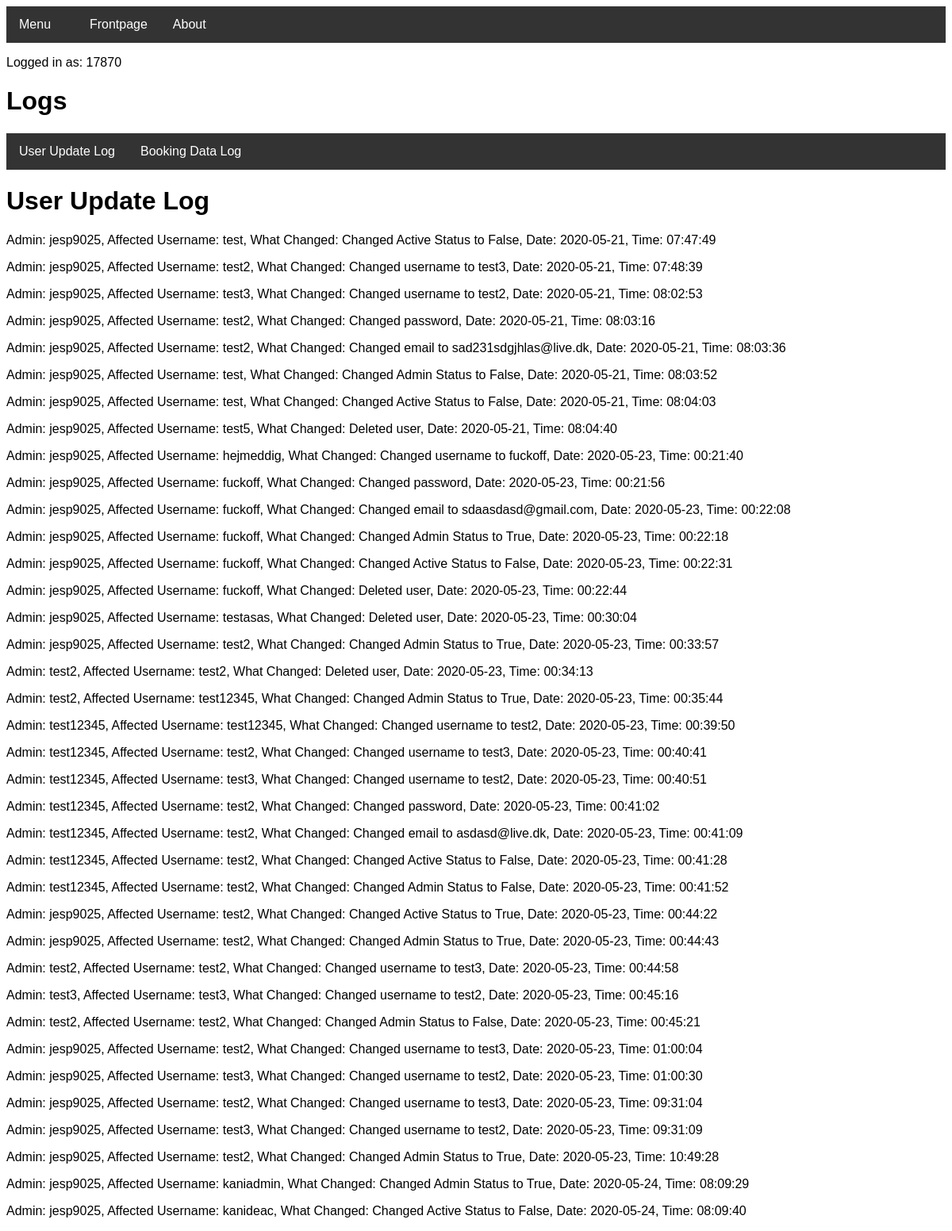
/userdatalog (signed in), run on the app's committed database.
### tables this page shows
CREATE TABLE UpdateUserData (updateuserdata_admin STRING, updateuserdata_affected_user STRING, updateuserdata_what_changed STRING, updateuserdata_date DATE, updateuserdata_time TIME);

### routes.py (the view)
@app.route("/userdatalog")
def userdatalog():
    if "name" not in session:
        return redirect(url_for("login"))
    if user.checkIfAdmin(session['name']) == False:
        return redirect(url_for("denied"))
    lst = updateUserData.readUserDataLog()
    return render_template("userdatalog.html", data=lst, username=session['name'])

### Project.py (called while the page is built)
    def checkIfAdmin(self, username):
        try:
            c = self.conn.cursor()
            c.execute("SELECT user_is_admin FROM User WHERE user_username = '{}'".format(username))
            lst = c.fetchall()
            toList = functools.reduce(operator.add, (lst))
            for item in toList:
                if item == "True":
                    return True
            return False
        except TypeError:
            pass

    def readUserDataLog(self):
        try:
            c = self.conn.cursor()
            c.execute("SELECT 'Admin:', updateuserdata_admin, 'Affected Username:', updateuserdata_affected_user, 'What Changed:', updateuserdata_what_changed, 'Date:', updateuserdata_date, 'Time:', updateuserdata_time FROM UpdateUserData")
            lst = c.fetchall()
            c.close
            return lst
        except sqlite3.Error as e:
            return "An error occurred:", e.args[0]

### templates/userdatalog.html (shortened to what this page needs)
<!DOCTYPE html>
<head>
<link rel="stylesheet" href="../static/theme.css">
<link rel="stylesheet" type="text/css" href="../static/barstyle.css" title="style"/>
<link rel="stylesheet" type="text/css" href="../static/errorstyle.css" title="style"/>
</head>
<body>
<div class="navbar">
  <div class="dropdown">
    <button class="dropbtn">Menu
      <i class="fa fa-caret-down"></i>
    </button>
  </div>
  <a href="welcome">Frontpage</a>
  <a href="about">About</a>
</div>
</body>
<p>Logged in as: {{ username }}</p>
<h1>Logs</h1>
<div class="container">
    <div class="navbar">
        <a href="userdatalog">User Update Log</a>
        <a href="bookingdatalog">Booking Data Log</a>
    </div>
    <h1>User Update Log</h1>
</div>
<body>
    {%for value in data%}
     <p>{{value | replace("(", "") | replace(")", "") | replace(":", "=") | replace("'", "") | replace("=,", ":") | replace("=", ":")}}</p>
    {%endfor%}
   </body>

### static/barstyle.css (style rules this page uses)
body { font-family: Arial, Helvetica, sans-serif; }
.navbar { overflow: hidden; background-color: #333; }
.navbar a { float: left; font-size: 16px; color: white; text-align: center; padding: 14px 16px; text-decoration: none; }
.dropdown { float: left; overflow: hidden; }
.dropdown .dropbtn { font-size: 16px; border: none; outline: none; color: white; padding: 14px 16px; background-color: inherit; font-family: inherit; margin: 0; }

### data on the page
UpdateUserData: value "Admin: jesp9025, Affected Username: test, What Changed: Changed Active Status to False, Date: 2020-05-21, Time: 07:47:49"
UpdateUserData: value "Admin: jesp9025, Affected Username: test2, What Changed: Changed username to test3, Date: 2020-05-21, Time: 07:48:39"
UpdateUserData: value "Admin: jesp9025, Affected Username: test3, What Changed: Changed username to test2, Date: 2020-05-21, Time: 08:02:53"
UpdateUserData: value "Admin: jesp9025, Affected Username: test2, What Changed: Changed password, Date: 2020-05-21, Time: 08:03:16"
UpdateUserData: value "Admin: jesp9025, Affected Username: test2, What Changed: Changed email to sad231sdgjhlas@live.dk, Date: 2020-05-21, Time: 08:03:36"
UpdateUserData: value "Admin: jesp9025, Affected Username: test, What Changed: Changed Admin Status to False, Date: 2020-05-21, Time: 08:03:52"
UpdateUserData: value "Admin: jesp9025, Affected Username: test, What Changed: Changed Active Status to False, Date: 2020-05-21, Time: 08:04:03"
UpdateUserData: value "Admin: jesp9025, Affected Username: test5, What Changed: Deleted user, Date: 2020-05-21, Time: 08:04:40"
UpdateUserData: value "Admin: jesp9025, Affected Username: hejmeddig, What Changed: Changed username to fuckoff, Date: 2020-05-23, Time: 00:21:40"
UpdateUserData: value "Admin: jesp9025, Affected Username: fuckoff, What Changed: Changed password, Date: 2020-05-23, Time: 00:21:56"
UpdateUserData: value "Admin: jesp9025, Affected Username: fuckoff, What Changed: Changed email to sdaasdasd@gmail.com, Date: 2020-05-23, Time: 00:22:08"
UpdateUserData: value "Admin: jesp9025, Affected Username: fuckoff, What Changed: Changed Admin Status to True, Date: 2020-05-23, Time: 00:22:18"
UpdateUserData: value "Admin: jesp9025, Affected Username: fuckoff, What Changed: Changed Active Status to False, Date: 2020-05-23, Time: 00:22:31"
UpdateUserData: value "Admin: jesp9025, Affected Username: fuckoff, What Changed: Deleted user, Date: 2020-05-23, Time: 00:22:44"
UpdateUserData: value "Admin: jesp9025, Affected Username: testasas, What Changed: Deleted user, Date: 2020-05-23, Time: 00:30:04"
UpdateUserData: value "Admin: jesp9025, Affected Username: test2, What Changed: Changed Admin Status to True, Date: 2020-05-23, Time: 00:33:57"
UpdateUserData: value "Admin: test2, Affected Username: test2, What Changed: Deleted user, Date: 2020-05-23, Time: 00:34:13"
UpdateUserData: value "Admin: test2, Affected Username: test12345, What Changed: Changed Admin Status to True, Date: 2020-05-23, Time: 00:35:44"
UpdateUserData: value "Admin: test12345, Affected Username: test12345, What Changed: Changed username to test2, Date: 2020-05-23, Time: 00:39:50"
UpdateUserData: value "Admin: test12345, Affected Username: test2, What Changed: Changed username to test3, Date: 2020-05-23, Time: 00:40:41"
UpdateUserData: value "Admin: test12345, Affected Username: test3, What Changed: Changed username to test2, Date: 2020-05-23, Time: 00:40:51"
UpdateUserData: value "Admin: test12345, Affected Username: test2, What Changed: Changed password, Date: 2020-05-23, Time: 00:41:02"
UpdateUserData: value "Admin: test12345, Affected Username: test2, What Changed: Changed email to asdasd@live.dk, Date: 2020-05-23, Time: 00:41:09"
UpdateUserData: value "Admin: test12345, Affected Username: test2, What Changed: Changed Active Status to False, Date: 2020-05-23, Time: 00:41:28"
UpdateUserData: value "Admin: test12345, Affected Username: test2, What Changed: Changed Admin Status to False, Date: 2020-05-23, Time: 00:41:52"
UpdateUserData: value "Admin: jesp9025, Affected Username: test2, What Changed: Changed Active Status to True, Date: 2020-05-23, Time: 00:44:22"
UpdateUserData: value "Admin: jesp9025, Affected Username: test2, What Changed: Changed Admin Status to True, Date: 2020-05-23, Time: 00:44:43"
UpdateUserData: value "Admin: test2, Affected Username: test2, What Changed: Changed username to test3, Date: 2020-05-23, Time: 00:44:58"
UpdateUserData: value "Admin: test3, Affected Username: test3, What Changed: Changed username to test2, Date: 2020-05-23, Time: 00:45:16"
UpdateUserData: value "Admin: test2, Affected Username: test2, What Changed: Changed Admin Status to False, Date: 2020-05-23, Time: 00:45:21"
UpdateUserData: value "Admin: jesp9025, Affected Username: test2, What Changed: Changed username to test3, Date: 2020-05-23, Time: 01:00:04"
UpdateUserData: value "Admin: jesp9025, Affected Username: test3, What Changed: Changed username to test2, Date: 2020-05-23, Time: 01:00:30"
UpdateUserData: value "Admin: jesp9025, Affected Username: test2, What Changed: Changed username to test3, Date: 2020-05-23, Time: 09:31:04"
UpdateUserData: value "Admin: jesp9025, Affected Username: test3, What Changed: Changed username to test2, Date: 2020-05-23, Time: 09:31:09"
UpdateUserData: value "Admin: jesp9025, Affected Username: test2, What Changed: Changed Admin Status to True, Date: 2020-05-23, Time: 10:49:28"
UpdateUserData: value "Admin: jesp9025, Affected Username: kaniadmin, What Changed: Changed Admin Status to True, Date: 2020-05-24, Time: 08:09:29"
UpdateUserData: value "Admin: jesp9025, Affected Username: kanideac, What Changed: Changed Active Status to False, Date: 2020-05-24, Time: 08:09:40"

### other printed values
{{ username }} "17870"
